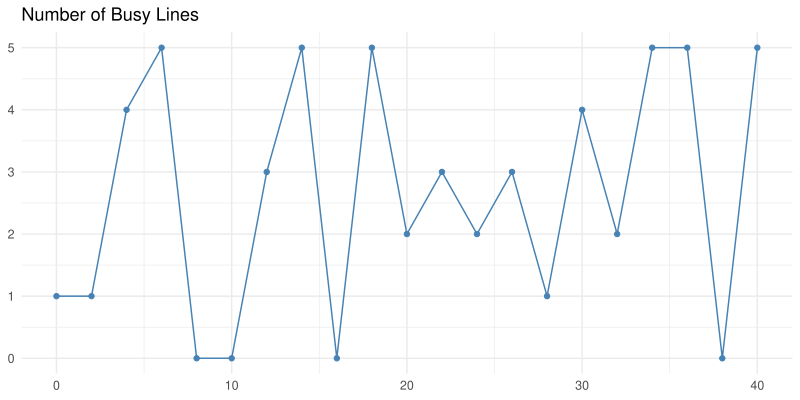

This chart was generated by the following R code:
library(ggplot2)
df <- data.frame(time = seq(0, 40, by = 2),
                                     lines_busy = c(1,1,4,5,0,0,3,5,0,5,2,3,2,3,1,4,2,5,5,0,5))
ggplot(df, aes(x = time, y = lines_busy)) +
      geom_line(color = "steelblue") + geom_point(color = "steelblue") +
      # geom_text(aes(label = lines_busy), vjust = -1) +
      labs(title = "Number of Busy Lines", x = NULL, y = NULL) +
      theme_minimal()
ggsave("busy-lines.pdf", width = 8, height = 4)
